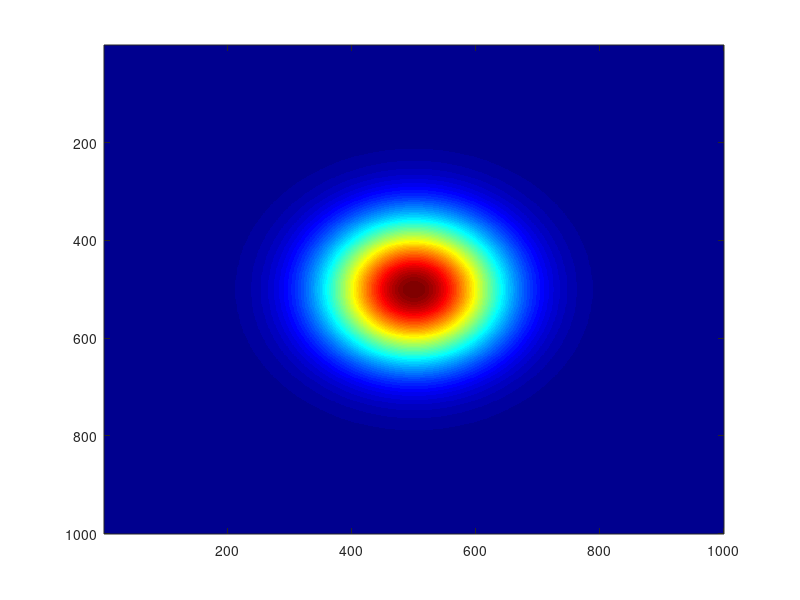
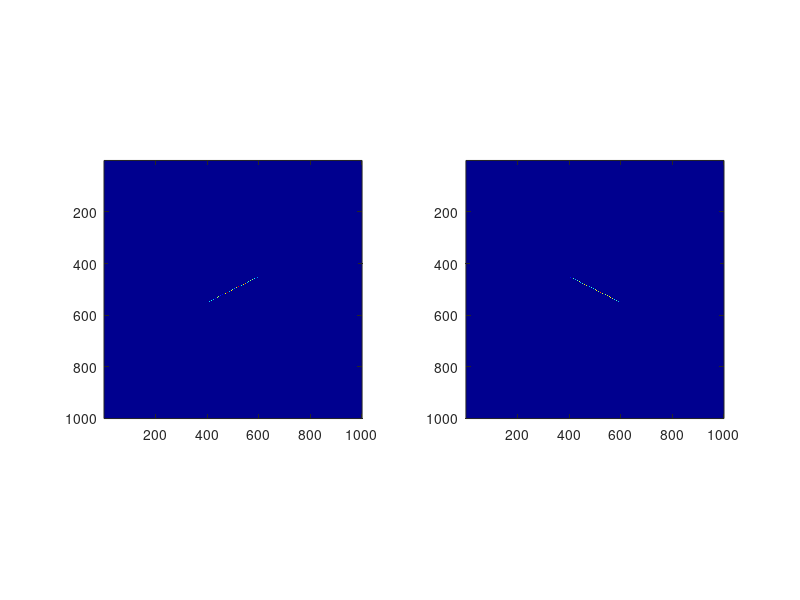
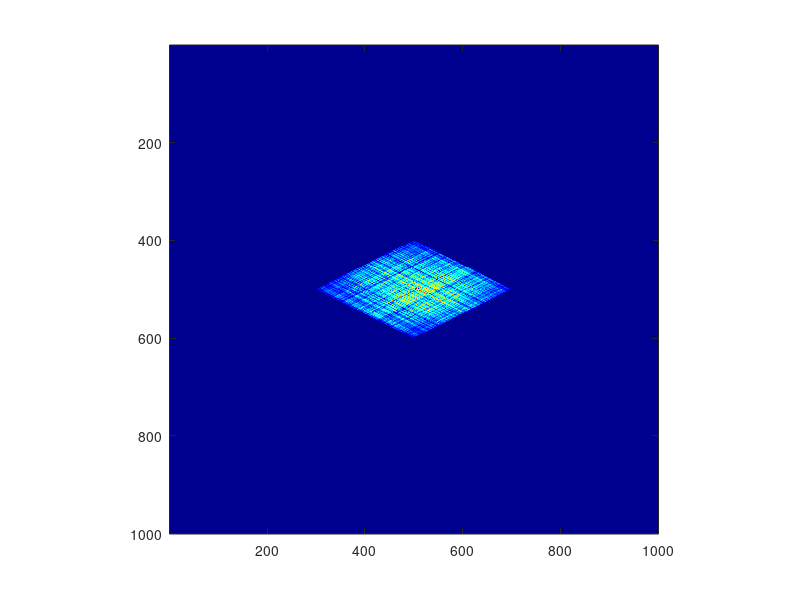

Here is the MATLAB script that generated these plots, in order: (Note: this script raises an error after producing the figures.)
%% Spectral support using white noise
%
%
%% Input data

width = 1000;
height = 1000;
spatial_cut_off = 100;
epsilon = 1;
N = 2;

%% Create white noise along lines in Fourier domain 

ds_du = linspace(-0.5, 0.5, N);
sz = [height, width];
fs = cell(1, N);

for i = 1 : N
    
    xi_s = linspace(-width / 2, width / 2, width);
    xi_u = linspace(height / 2, -height / 2, height)';
    xi_s = repmat(xi_s, [size(xi_u, 1), 1]);
    xi_u = repmat(xi_u, [1, size(xi_s, 2)]);
    
    
    magnitude_dist = mvnpdf([xi_u(:) xi_s(:)], [0, 0], [10000, 10000]);
    magnitude_dist = reshape(magnitude_dist, sz);
    figure(1); imagesc(magnitude_dist); colormap jet;
    
%     magnitude_dist = exp(magnitude_dist);
    

    cut_off_mask = abs(xi_s) <= spatial_cut_off;
%     mask = normpdf(ds_du(i) * xi_s + xi_u, 0, 2);
    mask = abs(ds_du(i) * xi_s + xi_u) <= epsilon;

    f_rand = magnitude_dist .* (rand(sz) + 1i * rand(sz));
    f_rand = f_rand .* mask;
    f_rand(~cut_off_mask) = 0;
    
    fs{i} = f_rand;
    
    figure(2);
    subplot(1, N, i);
    imagesc(log(1 + abs(fs{i})));
    axis equal image;
    colormap jet;
    
end

%% Repeated convolution of Fourier images

c = fs{1};
for i = 2 : N
    
    fprintf('Convolution %i ...', i - 1);
    
    c = conv2(c, fs{i}, 'same');
    
    fprintf('Done with convolution %i \n', i - 1);
    
end

figure; 
imagesc(log(1 + abs(c)));
colormap jet;
axis equal image;

%% Save convolution

im = log(1 + abs(c));
im = (im - min(im(:))) / (max(im(:)) - min(im(:)));

rgb = ind2rgb(gray2ind(im, 255), jet(255));
filename = ['../output/convolution_' num2str(N) '_layers.png'];
imwrite(rgb, filename);